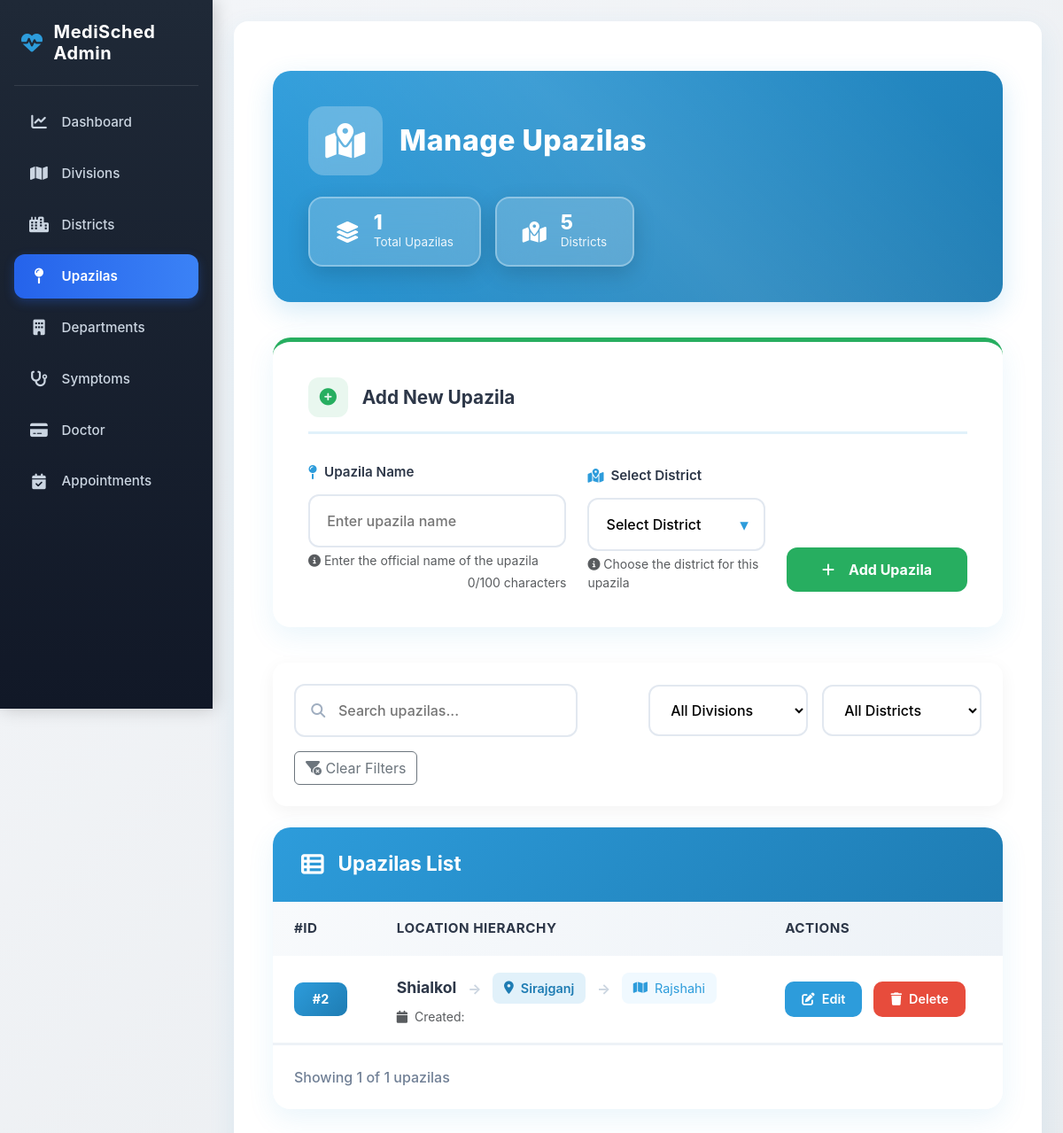
/adminapp/upazilas/, run on an earlier commit of the app's database.
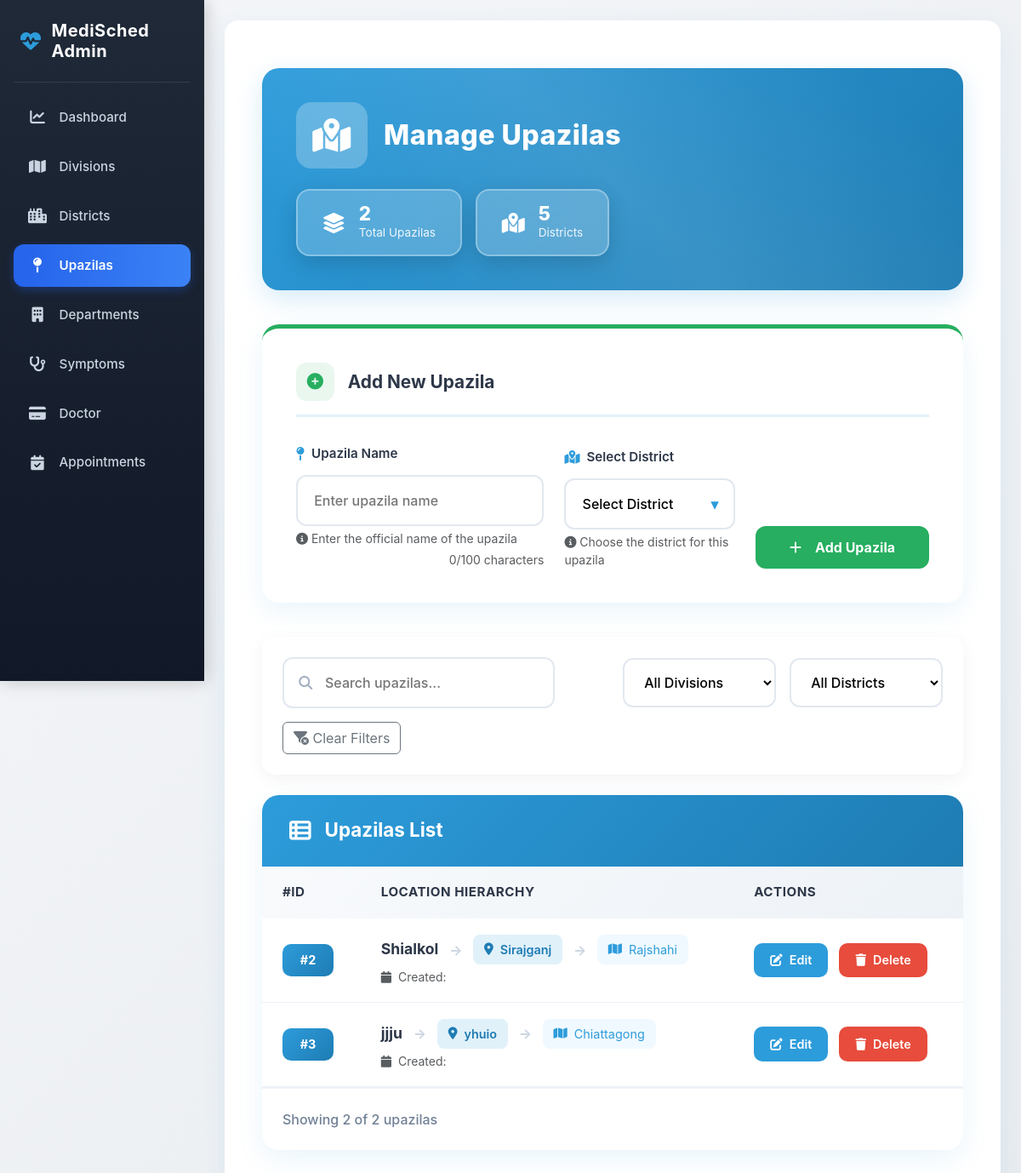
And on a later commit of the database.
### adminapp/models.py (models this page shows, shortened)
class Upazila(models.Model):
    upazila_name = models.CharField(max_length=100)
    district = models.ForeignKey(District, on_delete=models.CASCADE, related_name='upazilas')
    class Meta:
        unique_together = ('upazila_name', 'district')

class District(models.Model):
    district_name = models.CharField(max_length=100)
    division = models.ForeignKey(Division, on_delete=models.CASCADE, related_name='districts')
    class Meta:
        unique_together = ('district_name', 'division')

class Division(models.Model):
    division_name = models.CharField(max_length=100, unique=True)

### adminapp/views.py (the view)
# urls.py: path('upazilas/', views.upazila_list, name='upazila_list'),
def upazila_list(request):
    upazilas = Upazila.objects.select_related('district').all()
    districts = District.objects.all()
    return render(request, 'adminapp/upazila_list.html', {'upazilas': upazilas, 'districts': districts})

### adminapp/templates/adminapp/upazila_list.html (shortened to what the changed rows need)
{% extends 'adminapp/base_admin.html' %}
{% load static %}
{% block content %}
<div class="container-fluid py-4">
    <div class="page-header">
        <div class="header-content">
            <h1 class="header-title">
                <i class="fa-solid fa-map-location-dot"></i>
                Manage Upazilas
            </h1>
            <div class="stats-container">
                <div class="stat-card">
                    <div class="stat-info">
                        <div class="stat-value">{{ upazilas|length }}</div>
                        <div class="stat-label">Total Upazilas</div>
                    </div>
                </div>
            </div>
        </div>
    </div>
    <div class="upazilas-table-card">
        <div class="table-responsive">
            <table class="custom-table" id="upazilasTable">
                <thead>
                    <tr>
                        <th>#ID</th>
                        <th>Location Hierarchy</th>
                        <th>Actions</th>
                    </tr>
                </thead>
                <tbody>
                    {% for up in upazilas %}
                    <tr class="upazila-row"
                        data-name="{{ up.upazila_name|lower }}"
                        data-district="{{ up.district.district_name }}"
                        data-division="{{ up.district.division.division_name }}">
                        <td>
                            <div class="id-badge">#{{ up.id }}</div>
                        </td>
                        <td>
                            <div class="location-hierarchy">
                                <div class="upazila-name">{{ up.upazila_name }}</div>
                                <span class="location-separator">→</span>
                                <div class="location-item district">
                                    <i class="fa-solid fa-map-marker-alt"></i>
                                    {{ up.district.district_name }}
                                </div>
                                <span class="location-separator">→</span>
                                <div class="location-item division">
                                    <i class="fa-solid fa-map"></i>
                                    {{ up.district.division.division_name }}
                                </div>
                            </div>
                            <div class="text-muted small mt-1">
                                <i class="fa-solid fa-calendar me-1"></i>
                                Created: {{ up.created_at|date:"M d, Y" }}
                            </div>
                        </td>
                        <td>
                            <div class="action-buttons">
                                <a href="{% url 'edit_upazila' up.id %}" class="btn-edit">
                                    <i class="fa-solid fa-pen-to-square"></i>
                                    Edit
                                </a>
                                <a href="{% url 'delete_upazila' up.id %}"
                                   class="btn-delete delete-btn"
                                   data-id="{{ up.id }}"
                                   data-name="{{ up.upazila_name }}">
                                    <i class="fa-solid fa-trash"></i>
                                    Delete
                                </a>
                            </div>
                        </td>
                    </tr>
                    {% endfor %}
                </tbody>
            </table>
        </div>
        {% if upazilas %}
        <div class="pagination-container">
            <div class="d-flex justify-content-between align-items-center">
                <div class="page-info">
                    Showing {{ upazilas|length }} of {{ upazilas|length }} upazilas
                </div>
            </div>
        </div>
        {% endif %}
    </div>
</div>
{% endblock %}

What changed in the data, as far as the page shows it:
added Upazila: id "3", upazila_name "jjju", district.district_name "yhuio", district.division.division_name "Chiattagong"
Also different on the page:
{{ upazilas|length }}: "1" → "2"
